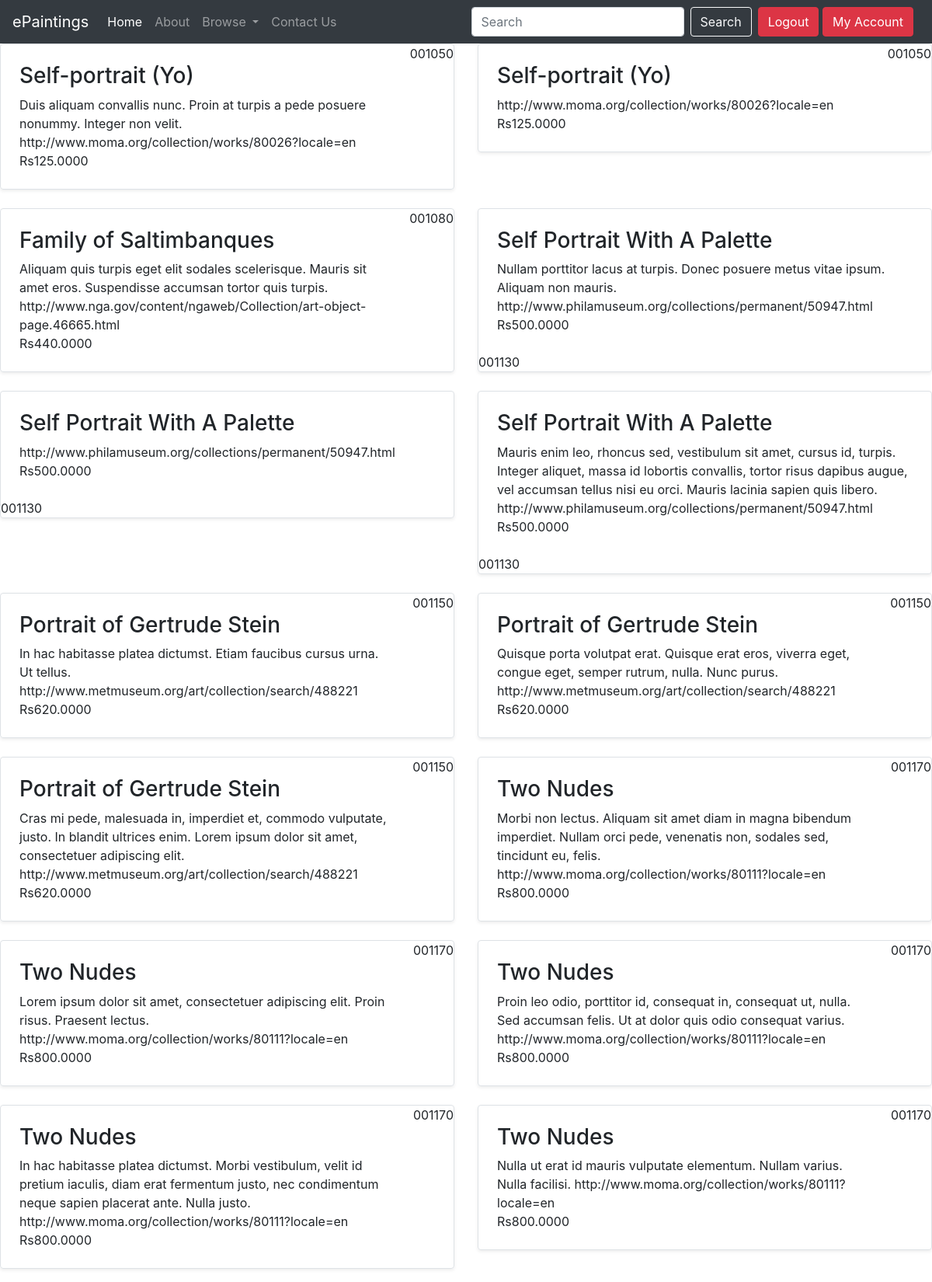
Screenshot of /latest_paintings.php (upper part) with the database file from the repository.
### tables this page shows
CREATE TABLE `reviews` (
  `RatingID` int(11) NOT NULL,
  `PaintingID` int(11) DEFAULT NULL,
  `ReviewDate` datetime DEFAULT NULL,
  `Rating` int(11) DEFAULT NULL,
  `Comment` longtext DEFAULT NULL
);

CREATE TABLE `paintings` (
  `PaintingID` int(11) NOT NULL,
  `ArtistID` int(11) DEFAULT 0,
  `GalleryID` int(11) DEFAULT NULL,
  `ImageFileName` varchar(50) NOT NULL,
  `Title` varchar(255) NOT NULL,
  `ShapeID` int(11) DEFAULT NULL,
  `MuseumLink` varchar(255) DEFAULT NULL,
  `AccessionNumber` varchar(255) DEFAULT NULL,
  `CopyrightText` varchar(255) DEFAULT 'Public domain',
  `Description` longtext DEFAULT NULL,
  `Excerpt` longtext DEFAULT NULL,
  `YearOfWork` int(11) DEFAULT 0,
  `Width` int(11) DEFAULT NULL,
  `Height` int(11) DEFAULT NULL,
  `Medium` varchar(255) DEFAULT 'Oil on canvas',
  `Cost` decimal(19,4) DEFAULT 700.0000,
  `MSRP` decimal(19,4) DEFAULT 900.0000,
  `GoogleLink` varchar(255) DEFAULT NULL,
  `GoogleDescription` longtext DEFAULT NULL,
  `WikiLink` varchar(255) DEFAULT NULL
);

### latest_paintings.php (the view, shortened to what this page needs)
<!doctype html>
<html class="no-js" lang="en">
<head>
    <link rel="stylesheet" href="https://stackpath.bootstrapcdn.com/bootstrap/4.4.1/css/bootstrap.min.css"
>
</head>
<body>
    <nav class="navbar navbar-expand-lg navbar-dark bg-dark">
        <a class="navbar-brand" href="Userindex.php">ePaintings</a>
        <div class="collapse navbar-collapse" id="navbarSupportedContent">
            <ul class="navbar-nav mr-auto">
                <li class="nav-item active">
                    <a class="nav-link" href="Userindex.php">Home <span class="sr-only">(current)</span></a>
                </li>
                <li class="nav-item">
                    <a class="nav-link" href="about.php">About</a>
                </li>
                <li class="nav-item dropdown">
                    <a class="nav-link dropdown-toggle" href="#" id="navbarDropdown" role="button"
                        data-toggle="dropdown" aria-haspopup="true" aria-expanded="false">
                        Browse
                    </a>
                </li>
                <li class="nav-item">
                    <a class="nav-link" href="contact.php">Contact Us</a>
                </li>
            </ul>
            <form class="form-inline my-2 my-lg-0" action="search.php" method="post">
                <input class="form-control mr-sm-2" name="search" type="text" placeholder="Search" aria-label="Search">
                <button name="submit" class="btn btn-outline-light my-2 my-sm-0" type="submit">Search</button>
            </form>
            <div class="mx-2">
                <button class="btn btn-danger" data-toggle="modal" data-target="#loginModal">Logout</button>
                <button class="btn btn-danger" data-toggle="modal" data-target="#signupModal">My Account</button>
            </div>
        </div>
    </nav>
    <div class="row">
        <?php
			include_once("DatabaseConnect.php");
            ?>
        <?php
           $sql= "SELECT  * FROM paintings
            natural JOIN reviews
            WHERE YearOfWork>=1900;
            ";
            $resultset = mysqli_query($conn, $sql) or die("database error:". mysqli_error($conn));
            while( $record = mysqli_fetch_assoc($resultset) )
            {
                ?>
        <div class="col-sm-6">
            <div class="row-md-2">
                <div
                    class="row no-gutters border rounded overflow-hidden flex-md-row mb-4 shadow-sm h-md-250 position-relative">
                    <div class="col p-4 d-flex flex-column position-static">
                        <h3>
                            <?php echo $record['Title']; ?>
                        </h3>
                        <?php echo $record['Comment']; ?>
                        <?php echo $record['MuseumLink']; ?></br>
                        <?php echo "Rs".$record['Cost']; ?>
                    </div>
                    <div class="col-auto d-none d-lg-block">
                        <?php echo $record['ImageFileName']; ?>
                    </div>
                </div>
            </div>
        </div>
        <?php
          }
          ?>
    </div>
</body>
</html>

### rows the page displays
reviews: PaintingID.Title "Self-portrait (Yo)", Comment "Duis aliquam convallis nunc. Proin at turpis a pede posuere nonummy. Integer non velit.", PaintingID.MuseumLink "http://www.moma.org/collection/works/80026?locale=en", PaintingID.Cost "125.0000", PaintingID.ImageFileName "001050"
reviews: PaintingID.Title "Self-portrait (Yo)", PaintingID.MuseumLink "http://www.moma.org/collection/works/80026?locale=en", PaintingID.Cost "125.0000", PaintingID.ImageFileName "001050"
reviews: PaintingID.Title "Family of Saltimbanques", Comment "Aliquam quis turpis eget elit sodales scelerisque. Mauris sit amet eros. Suspendisse accumsan tortor quis turpis.", PaintingID.MuseumLink "http://www.nga.gov/content/ngaweb/Collection/art-object-page.46665.html", PaintingID.Cost "440.0000", PaintingID.ImageFileName "001080"
reviews: PaintingID.Title "Self Portrait With A Palette", Comment "Nullam porttitor lacus at turpis. Donec posuere metus vitae ipsum. Aliquam non mauris.", PaintingID.MuseumLink "http://www.philamuseum.org/collections/permanent/50947.html", PaintingID.Cost "500.0000", PaintingID.ImageFileName "001130"
reviews: PaintingID.Title "Self Portrait With A Palette", PaintingID.MuseumLink "http://www.philamuseum.org/collections/permanent/50947.html", PaintingID.Cost "500.0000", PaintingID.ImageFileName "001130"
reviews: PaintingID.Title "Self Portrait With A Palette", Comment "Mauris enim leo, rhoncus sed, vestibulum sit amet, cursus id, turpis. Integer aliquet, massa id lobortis convallis, tortor risus dapibus augue, vel accumsan tellus nisi eu orci. Mauris lacinia sapien quis libero.", PaintingID.MuseumLink "http://www.philamuseum.org/collections/permanent/50947.html", PaintingID.Cost "500.0000", PaintingID.ImageFileName "001130"
reviews: PaintingID.Title "Portrait of Gertrude Stein", Comment "In hac habitasse platea dictumst. Etiam faucibus cursus urna. Ut tellus.", PaintingID.MuseumLink "http://www.metmuseum.org/art/collection/search/488221", PaintingID.Cost "620.0000", PaintingID.ImageFileName "001150"
reviews: PaintingID.Title "Portrait of Gertrude Stein", Comment "Quisque porta volutpat erat. Quisque erat eros, viverra eget, congue eget, semper rutrum, nulla. Nunc purus.", PaintingID.MuseumLink "http://www.metmuseum.org/art/collection/search/488221", PaintingID.Cost "620.0000", PaintingID.ImageFileName "001150"
reviews: PaintingID.Title "Portrait of Gertrude Stein", Comment "Cras mi pede, malesuada in, imperdiet et, commodo vulputate, justo. In blandit ultrices enim. Lorem ipsum dolor sit amet, consectetuer adipiscing elit.", PaintingID.MuseumLink "http://www.metmuseum.org/art/collection/search/488221", PaintingID.Cost "620.0000", PaintingID.ImageFileName "001150"
reviews: PaintingID.Title "Two Nudes", Comment "Morbi non lectus. Aliquam sit amet diam in magna bibendum imperdiet. Nullam orci pede, venenatis non, sodales sed, tincidunt eu, felis.", PaintingID.MuseumLink "http://www.moma.org/collection/works/80111?locale=en", PaintingID.Cost "800.0000", PaintingID.ImageFileName "001170"
reviews: PaintingID.Title "Two Nudes", Comment "Lorem ipsum dolor sit amet, consectetuer adipiscing elit. Proin risus. Praesent lectus.", PaintingID.MuseumLink "http://www.moma.org/collection/works/80111?locale=en", PaintingID.Cost "800.0000", PaintingID.ImageFileName "001170"
reviews: PaintingID.Title "Two Nudes", Comment "Proin leo odio, porttitor id, consequat in, consequat ut, nulla. Sed accumsan felis. Ut at dolor quis odio consequat varius.", PaintingID.MuseumLink "http://www.moma.org/collection/works/80111?locale=en", PaintingID.Cost "800.0000", PaintingID.ImageFileName "001170"
reviews: PaintingID.Title "Two Nudes", Comment "In hac habitasse platea dictumst. Morbi vestibulum, velit id pretium iaculis, diam erat fermentum justo, nec condimentum neque sapien placerat ante. Nulla justo.", PaintingID.MuseumLink "http://www.moma.org/collection/works/80111?locale=en", PaintingID.Cost "800.0000", PaintingID.ImageFileName "001170"
reviews: PaintingID.Title "Two Nudes", Comment "Nulla ut erat id mauris vulputate elementum. Nullam varius. Nulla facilisi.", PaintingID.MuseumLink "http://www.moma.org/collection/works/80111?locale=en", PaintingID.Cost "800.0000", PaintingID.ImageFileName "001170"
